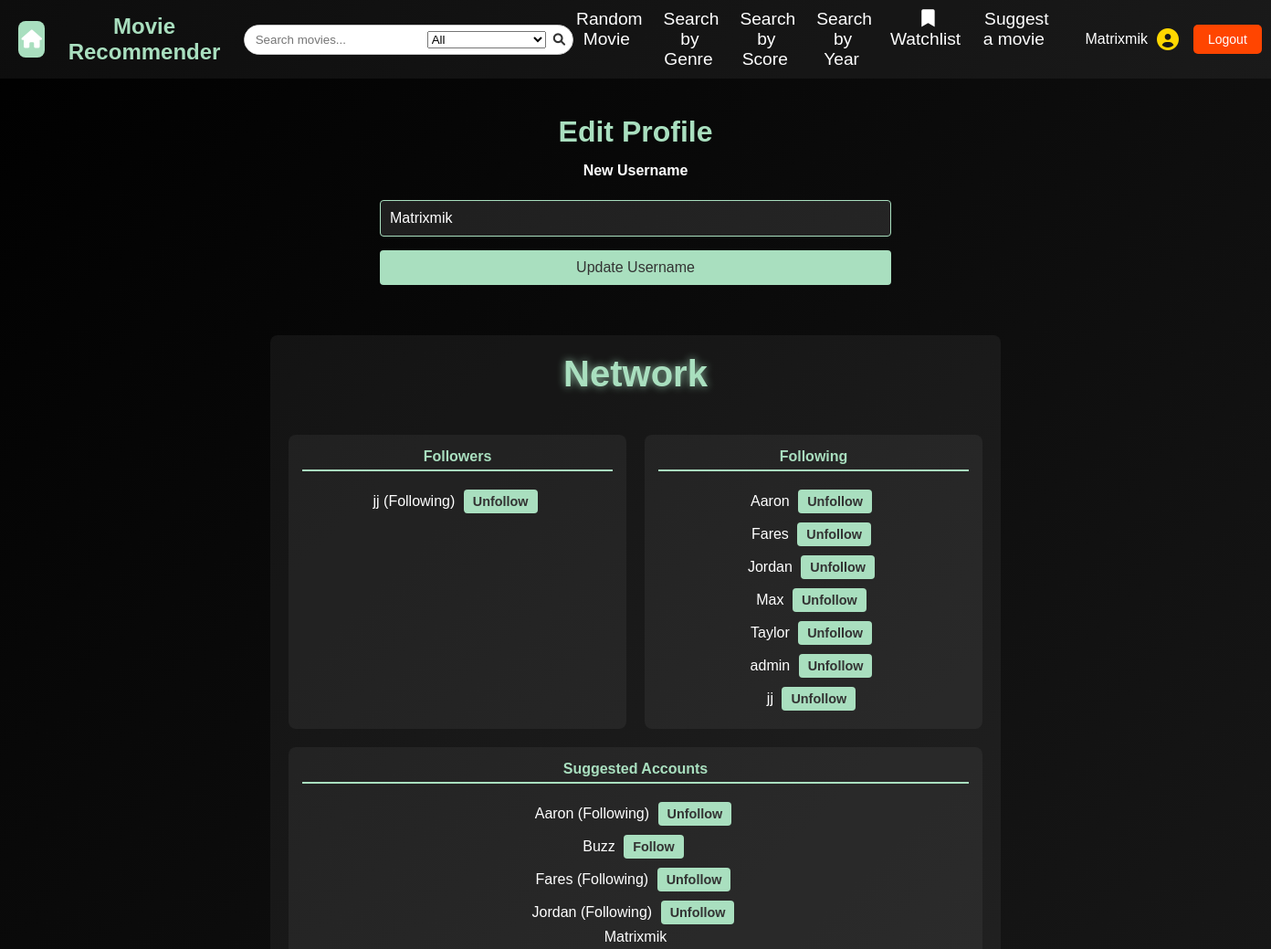
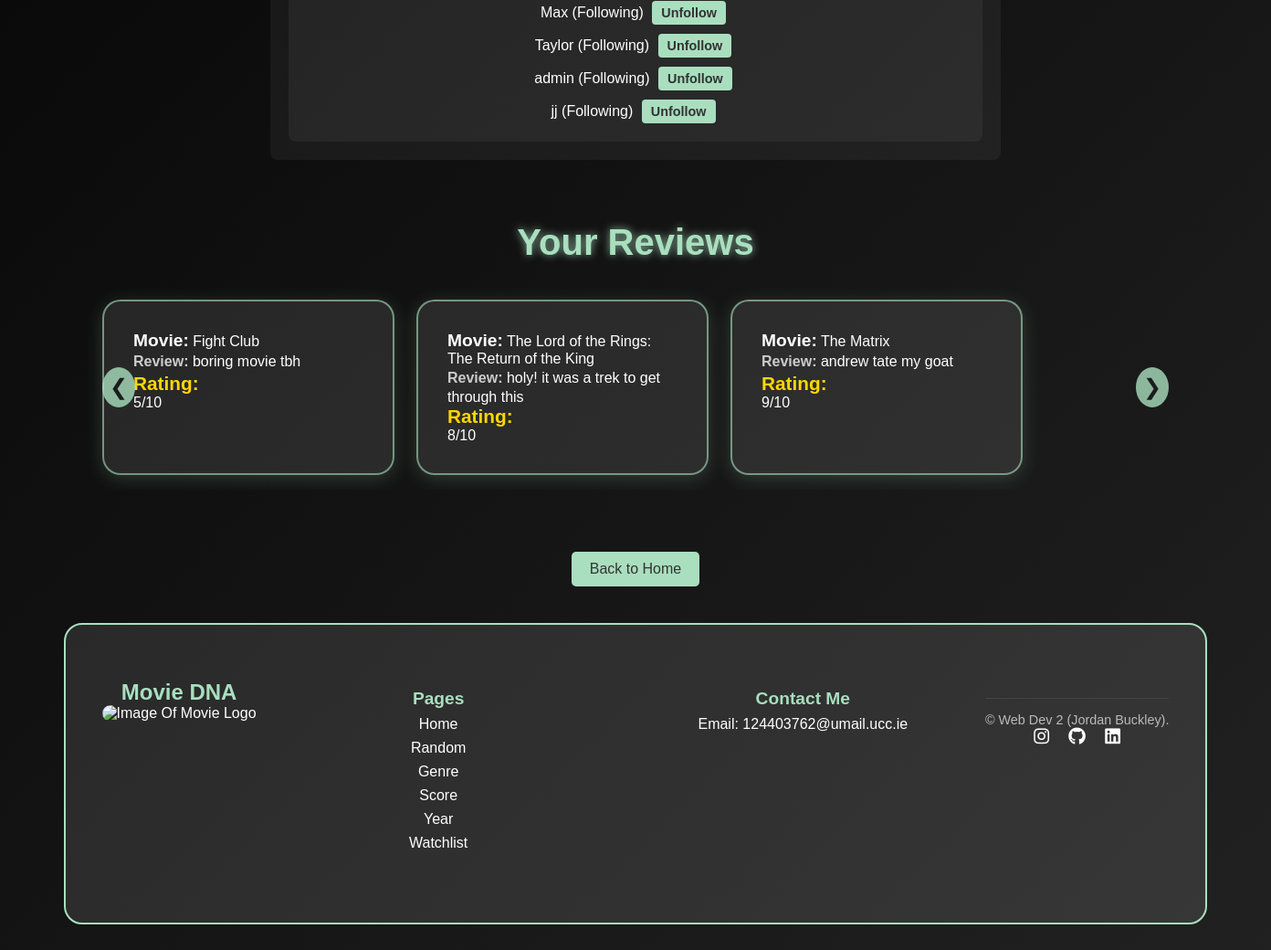
The page /user (signed in) on the database its author committed (2 pictures, top to bottom).
### tables this page shows
CREATE TABLE network (
    follower TEXT NOT NULL,
    following TEXT NOT NULL,
    PRIMARY KEY (follower, following),
    FOREIGN KEY (follower) REFERENCES users(user_id),
    FOREIGN KEY (following) REFERENCES users(user_id)
);

CREATE TABLE users (
    user_id TEXT PRIMARY KEY,
    password TEXT NOT NULL
, is_admin BOOLEAN DEFAULT FALSE);

CREATE TABLE reviews (
    id INTEGER PRIMARY KEY AUTOINCREMENT,
    movie_id INTEGER NOT NULL,
    user TEXT NOT NULL,
    review_text TEXT NOT NULL,
    rating INTEGER NOT NULL CHECK(rating >= 1 AND rating <= 10),
    FOREIGN KEY (movie_id) REFERENCES movies(movie_id)
);

CREATE TABLE movies 
(
    movie_id INTEGER PRIMARY KEY AUTOINCREMENT,
    title TEXT NOT NULL,
    genre TEXT NOT NULL,
    score FLOAT,
    year INTEGER,
    director TEXT,
    description TEXT
, image_path TEXT);

### app.py (the view, shortened to what this page needs)
@app.route('/user', methods=["GET", "POST"])
@login_required
def user():
    db = get_db()
    user_id = session.get("user_id")
    form = UpdateUsernameForm()
    reviews = db.execute("""
        SELECT reviews.*, movies.title
        FROM reviews
        JOIN movies ON reviews.movie_id = movies.movie_id
        WHERE reviews.user = ?
    """, (user_id,)).fetchall()
    all_users = db.execute("SELECT user_id FROM users").fetchall()
    followers = db.execute(
        "SELECT follower FROM network WHERE following = ?",
        (user_id,)
    ).fetchall()
    following = db.execute(
        "SELECT following FROM network WHERE follower = ?",
        (user_id,)
    ).fetchall()
    follower_set = {follower["follower"] for follower in followers}
    following_set = {follow["following"] for follow in following}
    return render_template(
        'user.html',
            form=form,
            reviews=reviews,
            all_users=all_users,
            followers=followers,
            following=following,
            follower_set=follower_set,
            following_set=following_set
    )

### forms.py
class UpdateUsernameForm(FlaskForm):
    username = StringField("New Username", validators=[InputRequired()])
    submit = SubmitField("Update Username")

### app.py (called while the page is built)
@app.before_request
def load_logged_in_user():
    g.user = session.get("user_id")
    g.is_admin = session.get("is_admin", False)

def login_required(view):
    @wraps(view)
    def wrapped_view(*args, **kwargs):
        if g.user is None:
            return(redirect(url_for("login", next=request.url)))
        return view(*args, **kwargs)
    return wrapped_view

### database.py (called while the page is built)
def get_db():
    if "db" not in g:
        g.db = sqlite3.connect(DATABASE,
                                detect_types=sqlite3.PARSE_DECLTYPES
                        )
        g.db.row_factory = sqlite3.Row
    return g.db

### templates/user.html (shortened to what this page needs)
{% extends "base.html" %}
{% block styles %}
    <link rel="stylesheet" href="{{ url_for('static', filename='users.css') }}">
{% endblock %}
{% block main_content %}
    <section id="edit-profile">
        <h2>Edit Profile</h2>
        <form action="{{ url_for('user') }}" method="POST">
            <div class="form-group">
                {{ form.username.label }}<br>
                {{ form.username(size=32, value=session['user_id'], id="username-input") }}<br>
            </div>
            <div class="form-group">
                {{ form.submit(id="submit-button") }}
            </div>
        </form>
    </section>
    <section id="network">
        <h3>Network</h3>
        <div id="network-columns">
            <section id="follower-page">
                <h4>Followers</h4>
                <ul>
                    {% for follower in followers %}
                        <li>
                            {{ follower.follower }}
                            {% if follower.follower != session["user_id"] %}
                                {% if follower.follower in following_set %}
                                    <span>(Following)</span>
                                    <a href="{{ url_for('unfollow_user', username=follower.follower) }}" class="btn">Unfollow</a>
                                {% else %}
                                    <a href="{{ url_for('follow_user', username=follower.follower) }}" class="btn">Follow</a>
                                {% endif %}
                            {% endif %}
                        </li>
                    {% else %}
                        <li>No followers yet.</li>
                    {% endfor %}
                </ul>
            </section>
            <section id="network-page">
                <h4>Following</h4>
                <ul>
                    {% for follow in following %}
                        <li>
                            {{ follow.following }}
                            {% if follow.following != session["user_id"] %}
                                <a href="{{ url_for('unfollow_user', username=follow.following) }}" class="btn">Unfollow</a>
                            {% endif %}
                        </li>
                    {% else %}
                        <li>Not following anyone yet.</li>
                    {% endfor %}
                </ul>
            </section>
        </div>
        <section id="suggestion">
            <h4>Suggested Accounts</h4>
            <ul>
                {% for user in all_users %}
                    <li>
                        {{ user.user_id }}
                        {% if user.user_id != session["user_id"] %}
                            {% if user.user_id in following_set %}
                                <span>(Following)</span>
                                <a href="{{ url_for('unfollow_user', username=user.user_id) }}" class="btn">Unfollow</a>
                            {% else %}
                                <a href="{{ url_for('follow_user', username=user.user_id) }}" class="btn">Follow</a>
                            {% endif %}
                        {% endif %}
                    </li>
                {% else %}
                    <li>No other users found.</li>
                {% endfor %}
            </ul>
        </section>
    </section>
    <section id="user-reviews">
        <h3>Your Reviews</h3>
        <div class="carousel-container">
            <button class="carousel-button prev" onclick="scrollReviews(-320)">&#10094;</button>
            {% if reviews %}
                <ul id="reviews-list">
                    {% for review in reviews %}
                        <li class="review-item">
                            <strong class="review-movie">Movie:</strong> {{ review.title }}<br>
                            <strong class="review-text">Review:</strong> {{ review.review_text }}<br>
                            <strong class="review-rating">Rating:</strong> {{ review.rating }}/10
                        </li>
                    {% endfor %}
                </ul>
            {% else %}
                <p id="no-reviews-message">You haven't written any reviews yet.</p>
            {% endif %}
            <button class="carousel-button next" onclick="scrollReviews(320)">&#10095;</button>
        </div>
    </section>
    <a href="{{ url_for('index') }}" class="back-button">Back to Home</a>
{% endblock %}

### static/styles.css (style rules this page uses)
* { margin: 0; padding: 0; box-sizing: border-box; }
body { font-family: 'Arial', sans-serif; background: linear-gradient(-45deg, #0f0f0f, #1c1c1c, #2c2c2c, #000000); background-size: 400% 400%; animation: movingBackground 10s ease infinite; color: white; text-align: center; min-height: 100vh; display: flex; flex-direction: column; }
.btn { display: inline-block; padding: 10px 20px; background: #A9DFBF; color: #333; text-decoration: none; font-size: 1rem; border-radius: 5px; transition: background 0.3s ease, transform 0.2s ease; margin: 5px; text-align: center; font-weight: bold; }
.back-button { display: inline-block; margin-top: 20px; padding: 10px 20px; background: #A9DFBF; color: #333; text-decoration: none; border-radius: 5px; transition: background 0.3s ease; }

### static/users.css (style rules this page uses)
#edit-profile { max-width: 600px; margin: 20px auto; padding: 20px; }
#edit-profile h2 { color: #A9DFBF; margin-bottom: 15px; font-size: 2rem; text-align: center; }
.form-group { margin-bottom: 15px; }
.form-group label { display: block; font-weight: bold; margin-bottom: 5px; color: white; }
.form-group input[type="text"] { width: 100%; padding: 10px; border: 1px solid #A9DFBF; border-radius: 4px; background: rgba(255, 255, 255, 0.1); color: white; font-size: 1rem; transition: border-color 0.3s ease; }
#submit-button { background: #A9DFBF; color: #333; padding: 10px 20px; border: none; border-radius: 4px; font-size: 1rem; cursor: pointer; transition: background 0.3s ease, transform 0.3s ease; width: 100%; }
#network { max-width: 800px; margin: 20px auto; padding: 20px; background: rgba(255, 255, 255, 0.05); border-radius: 8px; display: flex; flex-direction: column; gap: 20px; }
#network h3 { font-size: 2.5rem; font-weight: bold; margin-bottom: 1.5rem; color: #A9DFBF; text-shadow: 0px 0px 10px rgba(169, 223, 191, 0.8); }
#network-columns { display: flex; gap: 20px; }
#follower-page, #network-page { flex: 1; background: rgba(255, 255, 255, 0.05); padding: 15px; border-radius: 8px; }
#follower-page h4, #network-page h4 { color: #A9DFBF; border-bottom: 2px solid #A9DFBF; padding-bottom: 5px; margin-bottom: 15px; }
#suggestion { text-align: center; background: rgba(255, 255, 255, 0.05); padding: 15px; border-radius: 8px; }
#suggestion h4 { color: #A9DFBF; border-bottom: 2px solid #A9DFBF; padding-bottom: 5px; margin-bottom: 15px; }
ul { list-style-type: none; padding: 0; }
.btn { background: #A9DFBF; color: #333; padding: 5px 10px; border: none; border-radius: 4px; font-size: 0.9rem; cursor: pointer; transition: background 0.3s ease, transform 0.3s ease; text-decoration: none; }
#user-reviews { padding: 3rem 1rem; text-align: center; }
#user-reviews h3 { font-size: 2.5rem; font-weight: bold; margin-bottom: 1.5rem; color: #A9DFBF; text-shadow: 0px 0px 10px rgba(169, 223, 191, 0.8); }
.carousel-container { position: relative; max-width: 1200px; margin: 0 auto; overflow: hidden; }
#reviews-list { display: flex; gap: 1.5rem; overflow-x: auto; scroll-behavior: smooth; padding: 1rem; scrollbar-width: none; -ms-overflow-style: none; }
.carousel-button { position: absolute; top: 50%; transform: translateY(-50%); background: rgba(169, 223, 191, 0.8); border: none; border-radius: 50%; color: #1c1c1c; font-size: 1.5rem; padding: 0.5rem; cursor: pointer; transition: background 0.3s ease, transform 0.3s ease; z-index: 10; }
.carousel-button.prev { left: 1rem; }
.carousel-button.next { right: 1rem; }
.review-item { background: rgba(255, 255, 255, 0.1); border: 2px solid rgba(169, 223, 191, 0.6); border-radius: 1.25rem; padding: 2rem; text-align: left; width: 320px; flex: 0 0 auto; box-shadow: 0px 4px 20px rgba(169, 223, 191, 0.2); transition: transform 0.3s ease, box-shadow 0.3s ease; cursor: pointer; }
.review-movie { font-size: 1.2rem; font-weight: bold; color: white; margin-bottom: 0.5rem; }
.review-text { font-size: 1rem; line-height: 1.5; color: #ccc; margin-bottom: 1rem; }
.review-rating { font-size: 1.3rem; color: #FFD700; display: flex; align-items: center; gap: 0.25rem; }

### rows shown on the page
network: follower "jj"
network: following "Aaron"
network: following "Fares"
network: following "Jordan"
network: following "Max"
network: following "Taylor"
network: following "admin"
network: following "jj"
users: user_id "Aaron"
users: user_id "Buzz"
users: user_id "Fares"
users: user_id "Jordan"
users: user_id "Matrixmik"
users: user_id "Max"
users: user_id "Taylor"
users: user_id "admin"
users: user_id "jj"
reviews: title "Fight Club", review_text "boring movie tbh", rating "5"
reviews: title "The Lord of the Rings: The Return of the King", review_text "holy! it was a trek to get through this", rating "8"
reviews: title "The Matrix", review_text "andrew tate my goat", rating "9"

### other values the page prints
{{ session['user_id'] }} "Matrixmik"
